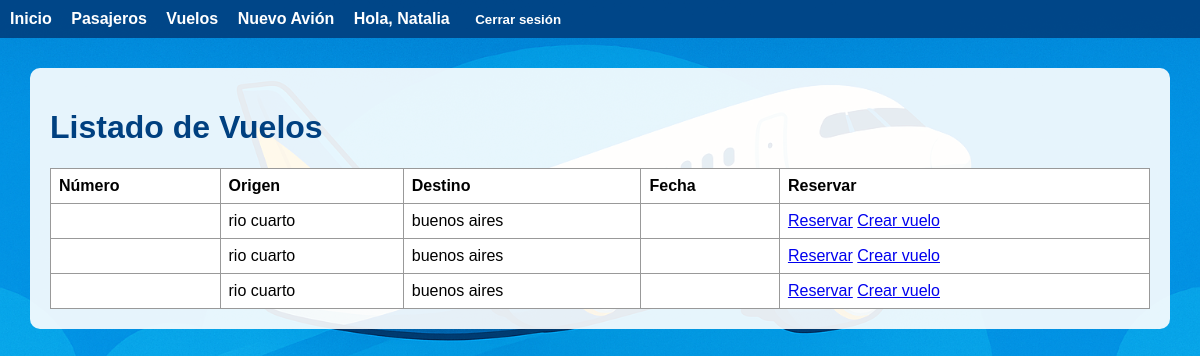
Screenshot of /vuelos/ (signed in) with the database file from the repository.
### vuelos/models.py (models this page shows, shortened)
class Vuelo(models.Model):
    ESTADOS = [
        ('programado', 'Programado'),
        ('en_vuelo', 'En Vuelo'),
        ('finalizado', 'Finalizado'),
        ('cancelado', 'Cancelado'),
    ]
    avion = models.ForeignKey(Avion, on_delete=models.CASCADE, related_name='vuelos')
    origen = models.CharField(max_length=100)
    destino = models.CharField(max_length=100)
    fecha_salida = models.DateTimeField()
    fecha_llegada = models.DateTimeField()
    estado = models.CharField(max_length=20, choices=ESTADOS, default='programado')
    precio_base = models.DecimalField(max_digits=10, decimal_places=2)
    usuarios_gestores = models.ManyToManyField(User, related_name='vuelos_gestionados')
    class Meta:
        verbose_name = "Vuelo"
        verbose_name_plural = "Vuelos"
        ordering = ['fecha_salida']

### vuelos/views.py (the view)
# urls.py: path('', views.vuelo_list, name='vuelo_list'),            # /vuelos/
@login_required
def vuelo_list(request):
    vuelos = Vuelo.objects.filter(usuarios_gestores=request.user)
    return render(request, 'vuelos/vuelo_list.html', {'vuelos': vuelos})

### vuelos/templates/vuelos/vuelo_list.html
{% extends 'base.html' %}
{% block content %}
<h1>Listado de Vuelos</h1>
<table>
    <thead>
        <tr>
            <th>Número</th>
            <th>Origen</th>
            <th>Destino</th>
            <th>Fecha</th>
            <th>Reservar</th>
        </tr>
    </thead>
    <tbody>
        {% for vuelo in vuelos %}
        <tr>
            <td>{{ vuelo.numero }}</td>
            <td>{{ vuelo.origen }}</td>
            <td>{{ vuelo.destino }}</td>
            <td>{{ vuelo.fecha }}</td>
            <td>
                <a href="{% url 'reservas:crear_reserva' vuelo.id %}">Reservar</a>
                <a href="{% url 'vuelos:crear_vuelo' %}  ">Crear vuelo</a>
            </td>
        </tr>
        {% endfor %}
    </tbody>
</table>
{% endblock %}

### home/templates/base.html (shortened to what this page needs)
{% load static %}
<!DOCTYPE html>
<html lang="es">
<head>
</head>
<body>
    <nav>
        <a href="{% url 'home:index' %}">Inicio</a>
        {% if user.is_authenticated %}
            <a href="{% url 'pasajeros:listado_pasajeros' %}">Pasajeros</a>
            <a href="{% url 'vuelos:vuelo_list' %}">Vuelos</a>
            {% if user.perfilusuario.rol != 'pasajero' %}
                <a href="{% url 'vuelos:crear_avion' %}">Nuevo Avión</a>
            {% endif %}
            <span>Hola, {{ user.username }}</span>
            <form action="{% url 'usuarios:logout' %}" method="post" style="display:inline;">
                <button type="submit">Cerrar sesión</button>
            </form>
        {% else %}
            <a href="{% url 'usuarios:login' %}">Iniciar sesión</a>
            <a href="{% url 'usuarios:registro' %}">Registrarse</a>
        {% endif %}
    </nav>
    <div class="container">
        {% block content %}
        {% endblock %}
    </div>
</body>
</html>

### rows the page displays
Vuelo: origen "rio cuarto", destino "buenos aires"
Vuelo: origen "rio cuarto", destino "buenos aires"
Vuelo: origen "rio cuarto", destino "buenos aires"

### other values shown
{{ user.username }} "Natalia"
